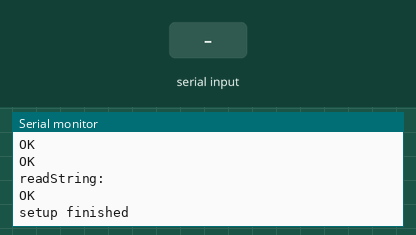
Simulated run of this sketch. Board: Arduino Mega 2560, built with avr-gcc and run on an emulated ATmega2560. On the bench: the last lines printed to the serial monitor. The test bench sets the inputs (shaded band). The modem accepts every AT command (registered, SIM ready, sends succeed) and sends nothing else.

Above: at 6.4 s.
6.5 s: "OK" received over Serial
At 8.8 s:
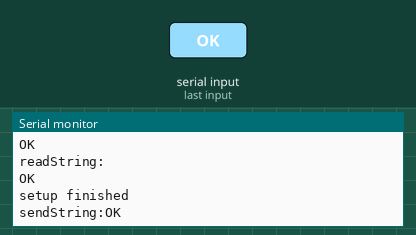
9.1 s: "OK" received over the second serial link
At 11.2 s:
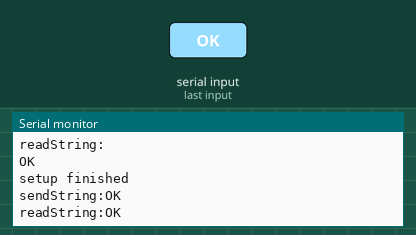
11.9 s: "ERROR" received over Serial
At 14.2 s:
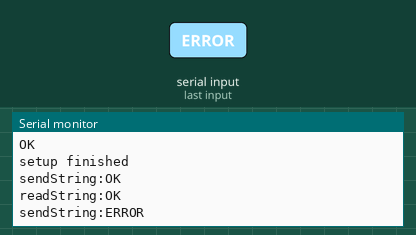
14.5 s: "ERROR" received over the second serial link
At 16.5 s:
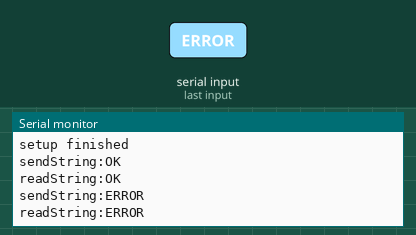
17.2 s: "close" received over Serial
At 19.5 s:
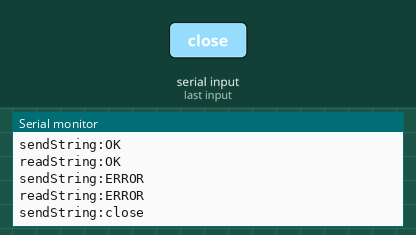
19.8 s: "close" received over the second serial link
At 22.4 s:
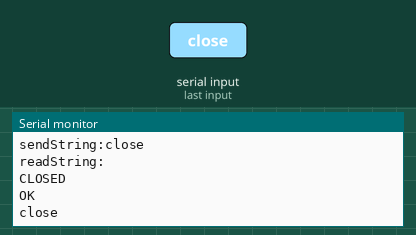

Measured:
- after the input at 6.5 s, the serial monitor: prints a new line after 1.1 s (image 1)
- after the input at 9.1 s, the serial monitor: prints a new line after 1.3 s (image 2)
- after the input at 11.9 s, the serial monitor: prints a new line after 1.1 s (image 3)
- after the input at 14.5 s, the serial monitor: prints a new line after 1.3 s (image 4)
- after the input at 17.2 s, the serial monitor: prints a new line after 1.1 s (image 5)
- after the input at 19.8 s, the serial monitor: prints a new line after 2.2 s (image 6)

The sketch:

arduino_ESP8266_test.ino
```cpp
#define SSID        "515znb"            //WIFI 名
#define PASSWORD    "515znbqs"          //WIFI 密码
#define HOST_NAME   "192.168.1.181"     //连接服务器的 IP
#define HOST_PORT    "8989"             //连接服务器的 端口
#define onnet_NAME   "jjfaedp.hedevice.com"  //
#define onenet_PORT  "876"              //
#define wifi_uart    Serial1           //arduino与esp8266通信串口

String comdata="";

void setup(){
  Serial.begin(9600);
  wifi_uart.begin(115200);
  Serial.flush();
  wifi_uart.flush();
  Serial.println("setup begin");
  close_connect();
  Serial.println("setup finished");
}

void loop() {
  if(wifi_uart.available() > 0)
  {
    return_data();
  }
  else if(Serial.available() > 0)
  {
    send_data();
  }
}

/*
 * 将esp8266接入路由器
 */
int join_wifi()
{
  wifi_uart.flush();
  wifi_uart.write("AT+CWMODE=1\r\n");
  if(!return_data());
  wifi_uart.write("AT+CWJAP=\""SSID"\",\""PASSWORD"\"\r\n");
  if(!return_data());
  wifi_uart.write("AT+CIFSR\r\n");
  if(!return_data());
  return 1;
}

/*
 * 与服务器连接并开启透传
 */
int connect_to_server()
{
  wifi_uart.write("AT+CIPMUX=0\r\n");
  if(!return_data());
  wifi_uart.write("AT+CIPMODE=1\r\n");
  if(!return_data());
  wifi_uart.write("AT+CIPSTART=\"TCP\",\""HOST_NAME"\","HOST_PORT"\r\n");
  if(!return_data());
  wifi_uart.write("AT+CIPSEND\r\n");
  if(!return_data());
  return 1;
}

/*
 * 关闭与服务器的连接
 */
void close_connect()
{
  wifi_uart.println("begin close");
  delay(200);
  wifi_uart.print("+++");
  delay(200);
  wifi_uart.println();
  wifi_uart.write("AT+CIPCLOSE\r\n");
  delay(2000);
  if(!return_data());
  wifi_uart.write("AT+CIPMODE=0\r\n");
  if(!return_data());
  wifi_uart.write("AT+SAVETRANSLINK=0\r\n");
  if(!return_data());
 }

/*
 * 打印esp8266从服务器端接收到的信息，若没有信息返回0，打印成功返回1
 */
int return_data()
{
  int flag = 0;
  int return_flag = 0;
  String getdata="";
  delay(200);
  if(wifi_uart.available() > 0)
  {
    delay(100);
    getdata=wifi_uart.readString();
    flag = 1;
  }
  if(flag == 1)
  {
    if(getdata == "OK" || getdata == "ERROR")
    {
      return_flag = 1;
    }
  }
  if(getdata == "close")
  {
    close_connect();
  }
  if(flag)
  {
    Serial.print("readString:");
    Serial.println(getdata);
  }
  return return_flag;
}

/*
 * 读取电脑信息通过esp8266打印到服务器端
 */
void send_data()
{
  if(Serial.available()>0)
  {
    delay(100);
    comdata = Serial.readString();
    Serial.print("sendString:");
    Serial.println(comdata);
  }
  if(comdata=="close")
  {
    close_connect();
  }
  else if(comdata=="open")
  {
    connect_to_server();
  }
  else if(comdata=="init")
  {
    if(join_wifi())
    {
      Serial.println("join wifi successfully!");
    }
    if(connect_to_server())
    {
      Serial.println("connect successfully!");
    }
  }
  if (comdata.length() > 0)
  {
     wifi_uart.println(comdata);
  }
  comdata = "";
}
```
